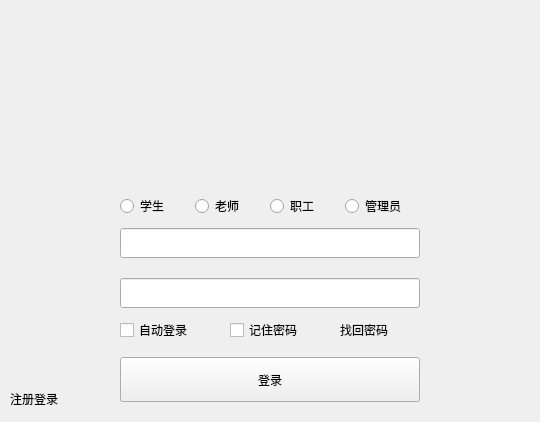
<?xml version="1.0" encoding="UTF-8"?>
<ui version="4.0">
 <class>login</class>
 <widget class="QWidget" name="login">
  <property name="enabled">
   <bool>true</bool>
  </property>
  <property name="geometry">
   <rect>
    <x>0</x>
    <y>0</y>
    <width>540</width>
    <height>422</height>
   </rect>
  </property>
  <property name="sizePolicy">
   <sizepolicy hsizetype="Fixed" vsizetype="Fixed">
    <horstretch>0</horstretch>
    <verstretch>0</verstretch>
   </sizepolicy>
  </property>
  <property name="windowTitle">
   <string>UserLogin</string>
  </property>
  <property name="layoutDirection">
   <enum>Qt::LeftToRight</enum>
  </property>
  <property name="autoFillBackground">
   <bool>false</bool>
  </property>
  <layout class="QVBoxLayout" name="verticalLayout_3">
   <property name="spacing">
    <number>0</number>
   </property>
   <property name="leftMargin">
    <number>0</number>
   </property>
   <property name="topMargin">
    <number>0</number>
   </property>
   <property name="rightMargin">
    <number>0</number>
   </property>
   <property name="bottomMargin">
    <number>0</number>
   </property>
   <item>
    <spacer name="verticalSpacer">
     <property name="orientation">
      <enum>Qt::Vertical</enum>
     </property>
     <property name="sizeType">
      <enum>QSizePolicy::Fixed</enum>
     </property>
     <property name="sizeHint" stdset="0">
      <size>
       <width>20</width>
       <height>194</height>
      </size>
     </property>
    </spacer>
   </item>
   <item>
    <layout class="QHBoxLayout" name="horizontalLayout_5"/>
   </item>
   <item>
    <layout class="QHBoxLayout" name="horizontalLayout_3">
     <property name="spacing">
      <number>0</number>
     </property>
     <item>
      <layout class="QVBoxLayout" name="verticalLayout_2">
       <property name="spacing">
        <number>0</number>
       </property>
       <item>
        <spacer name="horizontalSpacer">
         <property name="orientation">
          <enum>Qt::Horizontal</enum>
         </property>
         <property name="sizeType">
          <enum>QSizePolicy::Expanding</enum>
         </property>
         <property name="sizeHint" stdset="0">
          <size>
           <width>100</width>
           <height>20</height>
          </size>
         </property>
        </spacer>
       </item>
       <item>
        <spacer name="verticalSpacer_6">
         <property name="orientation">
          <enum>Qt::Vertical</enum>
         </property>
         <property name="sizeHint" stdset="0">
          <size>
           <width>20</width>
           <height>40</height>
          </size>
         </property>
        </spacer>
       </item>
       <item>
        <layout class="QHBoxLayout" name="horizontalLayout_2">
         <item>
          <spacer name="horizontalSpacer_3">
           <property name="orientation">
            <enum>Qt::Horizontal</enum>
           </property>
           <property name="sizeType">
            <enum>QSizePolicy::Fixed</enum>
           </property>
           <property name="sizeHint" stdset="0">
            <size>
             <width>10</width>
             <height>20</height>
            </size>
           </property>
          </spacer>
         </item>
         <item>
          <widget class="QLabel" name="label_2">
           <property name="cursor">
            <cursorShape>OpenHandCursor</cursorShape>
           </property>
           <property name="text">
            <string>注册登录</string>
           </property>
          </widget>
         </item>
         <item>
          <spacer name="horizontalSpacer_4">
           <property name="orientation">
            <enum>Qt::Horizontal</enum>
           </property>
           <property name="sizeHint" stdset="0">
            <size>
             <width>40</width>
             <height>20</height>
            </size>
           </property>
          </spacer>
         </item>
        </layout>
       </item>
       <item>
        <spacer name="verticalSpacer_7">
         <property name="orientation">
          <enum>Qt::Vertical</enum>
         </property>
         <property name="sizeType">
          <enum>QSizePolicy::Fixed</enum>
         </property>
         <property name="sizeHint" stdset="0">
          <size>
           <width>20</width>
           <height>13</height>
          </size>
         </property>
        </spacer>
       </item>
      </layout>
     </item>
     <item>
      <layout class="QVBoxLayout" name="verticalLayout">
       <property name="spacing">
        <number>0</number>
       </property>
       <property name="sizeConstraint">
        <enum>QLayout::SetFixedSize</enum>
       </property>
       <item>
        <layout class="QHBoxLayout" name="horizontalLayout_6">
         <property name="spacing">
          <number>0</number>
         </property>
         <property name="rightMargin">
          <number>0</number>
         </property>
         <item>
          <widget class="QRadioButton" name="stu_rbtn">
           <property name="maximumSize">
            <size>
             <width>75</width>
             <height>16777215</height>
            </size>
           </property>
           <property name="layoutDirection">
            <enum>Qt::LeftToRight</enum>
           </property>
           <property name="text">
            <string>学生</string>
           </property>
          </widget>
         </item>
         <item>
          <widget class="QRadioButton" name="teach_rbtn">
           <property name="maximumSize">
            <size>
             <width>75</width>
             <height>16777215</height>
            </size>
           </property>
           <property name="layoutDirection">
            <enum>Qt::LeftToRight</enum>
           </property>
           <property name="text">
            <string>老师</string>
           </property>
          </widget>
         </item>
         <item>
          <widget class="QRadioButton" name="work_rbtn">
           <property name="minimumSize">
            <size>
             <width>75</width>
             <height>0</height>
            </size>
           </property>
           <property name="maximumSize">
            <size>
             <width>75</width>
             <height>16777215</height>
            </size>
           </property>
           <property name="layoutDirection">
            <enum>Qt::LeftToRight</enum>
           </property>
           <property name="text">
            <string>职工</string>
           </property>
          </widget>
         </item>
         <item>
          <widget class="QRadioButton" name="manager_rbtn">
           <property name="maximumSize">
            <size>
             <width>75</width>
             <height>16777215</height>
            </size>
           </property>
           <property name="text">
            <string>管理员</string>
           </property>
          </widget>
         </item>
        </layout>
       </item>
       <item>
        <spacer name="verticalSpacer_8">
         <property name="orientation">
          <enum>Qt::Vertical</enum>
         </property>
         <property name="sizeType">
          <enum>QSizePolicy::Fixed</enum>
         </property>
         <property name="sizeHint" stdset="0">
          <size>
           <width>20</width>
           <height>10</height>
          </size>
         </property>
        </spacer>
       </item>
       <item>
        <widget class="QLineEdit" name="unm_ledt">
         <property name="enabled">
          <bool>true</bool>
         </property>
         <property name="sizePolicy">
          <sizepolicy hsizetype="Expanding" vsizetype="Maximum">
           <horstretch>0</horstretch>
           <verstretch>0</verstretch>
          </sizepolicy>
         </property>
         <property name="minimumSize">
          <size>
           <width>0</width>
           <height>30</height>
          </size>
         </property>
        </widget>
       </item>
       <item>
        <spacer name="verticalSpacer_5">
         <property name="orientation">
          <enum>Qt::Vertical</enum>
         </property>
         <property name="sizeType">
          <enum>QSizePolicy::Fixed</enum>
         </property>
         <property name="sizeHint" stdset="0">
          <size>
           <width>20</width>
           <height>20</height>
          </size>
         </property>
        </spacer>
       </item>
       <item>
        <widget class="QLineEdit" name="pwd_ledt">
         <property name="sizePolicy">
          <sizepolicy hsizetype="Expanding" vsizetype="Fixed">
           <horstretch>0</horstretch>
           <verstretch>0</verstretch>
          </sizepolicy>
         </property>
         <property name="minimumSize">
          <size>
           <width>0</width>
           <height>30</height>
          </size>
         </property>
         <property name="echoMode">
          <enum>QLineEdit::Password</enum>
         </property>
         <property name="alignment">
          <set>Qt::AlignLeading|Qt::AlignLeft|Qt::AlignVCenter</set>
         </property>
        </widget>
       </item>
       <item>
        <spacer name="verticalSpacer_3">
         <property name="orientation">
          <enum>Qt::Vertical</enum>
         </property>
         <property name="sizeType">
          <enum>QSizePolicy::Fixed</enum>
         </property>
         <property name="sizeHint" stdset="0">
          <size>
           <width>20</width>
           <height>10</height>
          </size>
         </property>
        </spacer>
       </item>
       <item>
        <layout class="QHBoxLayout" name="horizontalLayout">
         <property name="spacing">
          <number>30</number>
         </property>
         <item>
          <widget class="QCheckBox" name="checkBox_2">
           <property name="text">
            <string>自动登录</string>
           </property>
          </widget>
         </item>
         <item>
          <widget class="QCheckBox" name="checkBox">
           <property name="text">
            <string>记住密码</string>
           </property>
          </widget>
         </item>
         <item>
          <widget class="QLabel" name="label">
           <property name="cursor">
            <cursorShape>OpenHandCursor</cursorShape>
           </property>
           <property name="text">
            <string>找回密码</string>
           </property>
          </widget>
         </item>
        </layout>
       </item>
       <item>
        <spacer name="verticalSpacer_4">
         <property name="orientation">
          <enum>Qt::Vertical</enum>
         </property>
         <property name="sizeType">
          <enum>QSizePolicy::Fixed</enum>
         </property>
         <property name="sizeHint" stdset="0">
          <size>
           <width>20</width>
           <height>15</height>
          </size>
         </property>
        </spacer>
       </item>
       <item>
        <widget class="QPushButton" name="login_btn">
         <property name="sizePolicy">
          <sizepolicy hsizetype="Fixed" vsizetype="Fixed">
           <horstretch>0</horstretch>
           <verstretch>0</verstretch>
          </sizepolicy>
         </property>
         <property name="minimumSize">
          <size>
           <width>300</width>
           <height>45</height>
          </size>
         </property>
         <property name="text">
          <string>登录</string>
         </property>
        </widget>
       </item>
       <item>
        <spacer name="verticalSpacer_2">
         <property name="orientation">
          <enum>Qt::Vertical</enum>
         </property>
         <property name="sizeType">
          <enum>QSizePolicy::Fixed</enum>
         </property>
         <property name="sizeHint" stdset="0">
          <size>
           <width>20</width>
           <height>20</height>
          </size>
         </property>
        </spacer>
       </item>
      </layout>
     </item>
     <item>
      <spacer name="horizontalSpacer_2">
       <property name="orientation">
        <enum>Qt::Horizontal</enum>
       </property>
       <property name="sizeType">
        <enum>QSizePolicy::Expanding</enum>
       </property>
       <property name="sizeHint" stdset="0">
        <size>
         <width>100</width>
         <height>20</height>
        </size>
       </property>
      </spacer>
     </item>
    </layout>
   </item>
  </layout>
 </widget>
 <resources/>
 <connections/>
</ui>
